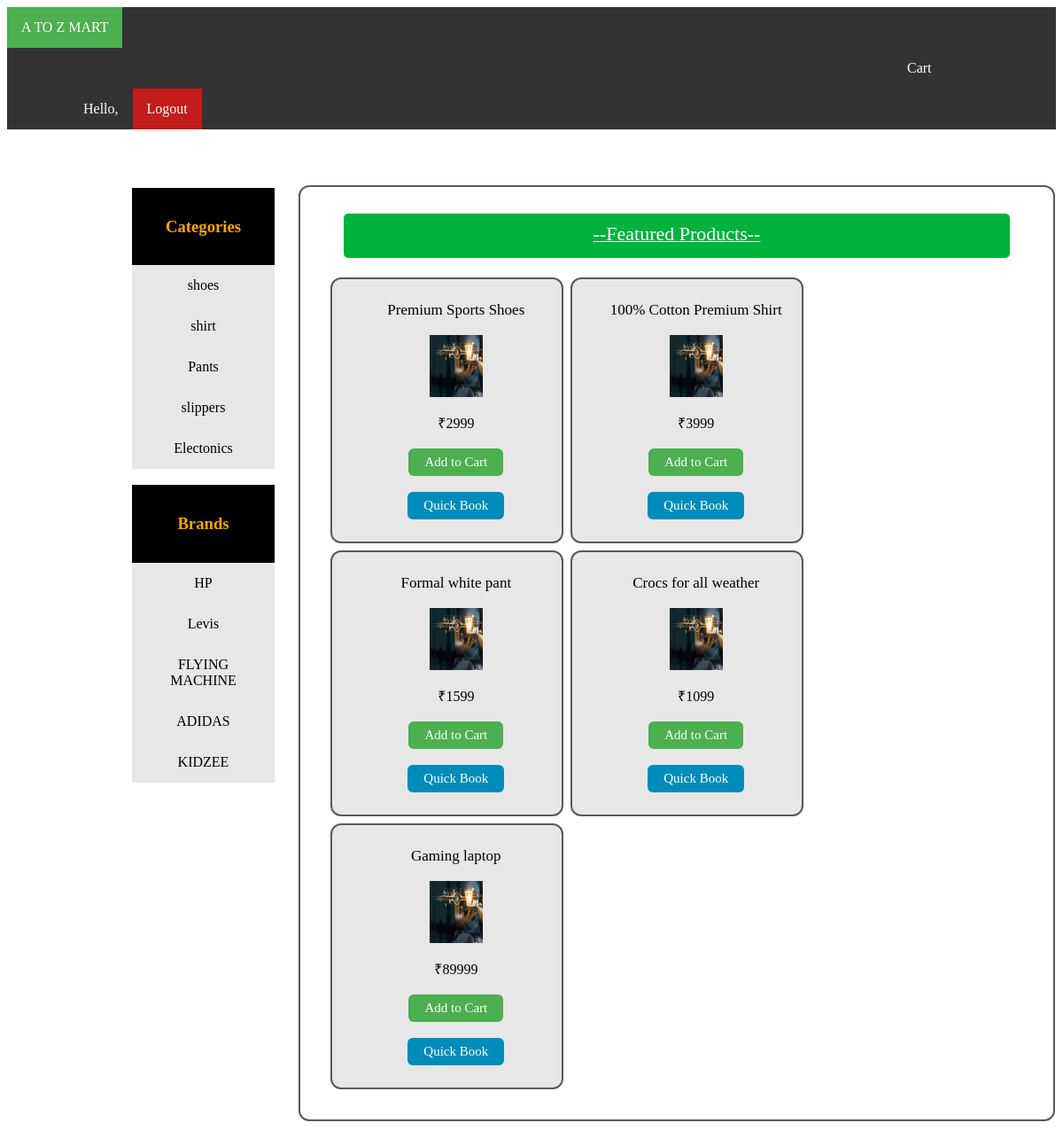
The app's page /profile.php with its own data.
### tables this page shows
CREATE TABLE `categories` (
  `cat_id` varchar(30) DEFAULT NULL,
  `cat_name` varchar(30) DEFAULT NULL,
  `cat_title` varchar(30) DEFAULT NULL
);

CREATE TABLE `brands` (
  `brand_id` varchar(30) DEFAULT NULL,
  `brand_name` varchar(30) DEFAULT NULL,
  `brand_title` varchar(30) DEFAULT NULL
);

CREATE TABLE `products` (
  `product_id` varchar(30) DEFAULT NULL,
  `product_cat` varchar(30) DEFAULT NULL,
  `product_brand` varchar(30) DEFAULT NULL,
  `product_title` varchar(30) DEFAULT NULL,
  `product_price` varchar(30) DEFAULT NULL,
  `product_image` blob DEFAULT NULL
);

### profile.php (the view, shortened to what this page needs)
<?php
include('dbconnect.php');
?>
<!DOCTYPE html>
<html>
<head>
<link rel="stylesheet" type="text/css" href="style.css">
</head>
<body >
<div >
<div class="navi">
<ul>
<li><a href="profile.php" class="active">A TO Z MART</a></li>
<li style="padding-left: 1000px"><a href="cart.php">Cart</a></li>
<li style="padding-left: 70px"><a href="#">Hello, <?php echo
$_SESSION['uname']; ?></a></li>
<li style="padding-left: 0px"><a href="logout.php" class="logout">Logout</a></li>
</ul>
</div>
<br>
<div class="ncol-1"></div>
<div class="ncol-2">
<br><br>
<div class="dash">
<?php
$category_query="SELECT * FROM categories";
$run_query=mysqli_query($conn,$category_query); echo "<ul>
<li ><a href='#' style='background-color:black;color:orange;' ><h3>Categories</h3></a></li>";
if(mysqli_num_rows($run_query)){ while($row=mysqli_fetch_array($run_query)){
$cid=$row['cat_id'];
$cat_name=$row['cat_name'];
echo "<li ><a href='profile.php?ctid=$cid' class='category' cid='$cid'>$cat_name</a></li>";
}
echo "</ul>";
}?>
</div>
<br>
<div class="dash" >
<?php
$category_query="SELECT * FROM brands";
$run_query=mysqli_query($conn,$category_query); echo "<ul>
<li ><a href='#'style='background-color:black;color:orange;'><h3>Brands</h3></a></li>";
if(mysqli_num_rows($run_query)){ while($row=mysqli_fetch_array($run_query)){
$bid=$row['brand_id'];
$brand_name=$row['brand_name'];
echo "<li ><a href='profile.php?brid=$bid' class='brand' bid='$bid'>$brand_name</a></li>";
}
echo "</ul>";
}
?>
</div>
</div>
<div class="ncol-8">
<div class="ncol-12">
</div>
<div id="pannel" >
<div class="pannel-head"><u><span style="font-size: 22px;">--Featured Products--</span></u>
</div>
<br>
<div >
<div class="nrow">
<?php if(isset($_GET['ctid']))
{
$cid=mysqli_real_escape_string($conn,$_GET['ctid']);
$product_query="SELECT * FROM products WHERE product_cat=$cid";
}
else if (isset($_GET['brid']))
{
$bid=mysqli_real_escape_string($conn,$_GET['brid']);
$product_query="SELECT * FROM products WHERE product_brand=$bid";
}
else
{
$product_query="SELECT * FROM products;";
}
$run_query=mysqli_query($conn,$product_query); if(mysqli_num_rows($run_query)){ while($row=mysqli_fetch_array($run_query)){
$pro_id=$row['product_id'];
$title=$row['product_title'];
$price=$row['product_price'];
echo "<div class='ncol-4 pannel_style' style='background-color: #e7e7e7'>
<div id='pannel_in' >
<span style='font-size:17px'>$title</span><br><img src='11.jpeg'height='70px' width='60px'><br> ₹$price <br><br>
<a href='profile.php?pro_id=$pro_id'
class='addtocart-btn'>Add to Cart</a>&nbsp &nbsp
<a href='payment success.php?pro_id=$pro_id' class='quickbook-btn'> Quick Book</a>
</div>
</div>";
}} ?>
</div>
</div>
</div>
<div class="ncol-2"></div>
</div>
</body>
</html>

### style.css (style rules this page uses)
.dash ul { list-style-type: none; margin: 0; padding: 0; }
.dash li a { display: block; color: black; text-align: center; padding: 14px 16px; text-decoration: none; }
.dash { background-color:#e7e7e7 ; }
.navi ul { list-style-type: none; margin: 0; padding: 0; overflow: hidden; background-color: #333; }
.navi li { float: left; }
.navi li a { display: block; color: white; text-align: center; padding: 14px 16px; text-decoration: none; }
.navi .active { background-color: #4CAF50; }
.navi .logout { background-color: #c41b1b; }
#pannel { border-radius: 12px; border: 2px solid #595959; padding: 30px; width: 100%; height: 100%; display: flex; flex-direction: column; align-items: center; }
#pannel_in { padding: 10px; width: 100%; height: 10%; display: flex; flex-direction: column; align-items: center; }
.pannel-head { text-align: center; background-color: #00b33c; width:95.2%; color:white; height:40px; padding-top:10px; border-radius: 5px; }
.pannel_style { border: 2px solid #595959; border-radius: 12px; margin:4px; }
.ncol-1 { padding: 15px; width:8.33%; float:left; }
.ncol-2 { padding: 12px; width:13.66%; float:left; }
.ncol-4 { padding: 15px; width:29%; float:left; }
.ncol-8 { padding: 15px; width:66.667%; float:left; }
.ncol-12 { padding: 15px; width:100%; float:left; }
.nrow::after { content: ""; display: table; clear: both; }
.addtocart-btn { background-color: #4CAF50; border: none; color: white; padding: 7px 18px; text-align: center; text-decoration: none; display: inline-block; font-size: 15px; border-radius: 6px; }
.quickbook-btn { background-color: #008CBA; border: none; color: white; padding: 7px 18px; text-align: center; text-decoration: none; display: inline-block; font-size: 15px; border-radius: 6px; }

### records on screen
categories: cat_name "shoes"
categories: cat_name "shirt"
categories: cat_name "Pants"
categories: cat_name "slippers"
categories: cat_name "Electonics"
brands: brand_name "HP"
brands: brand_name "Levis"
brands: brand_name "FLYING MACHINE"
brands: brand_name "ADIDAS"
brands: brand_name "KIDZEE"
products: product_title "Premium Sports Shoes", product_price "2999"
products: product_title "100% Cotton Premium Shirt", product_price "3999"
products: product_title "Formal white pant", product_price "1599"
products: product_title "Crocs for all weather", product_price "1099"
products: product_title "Gaming laptop", product_price "89999"
